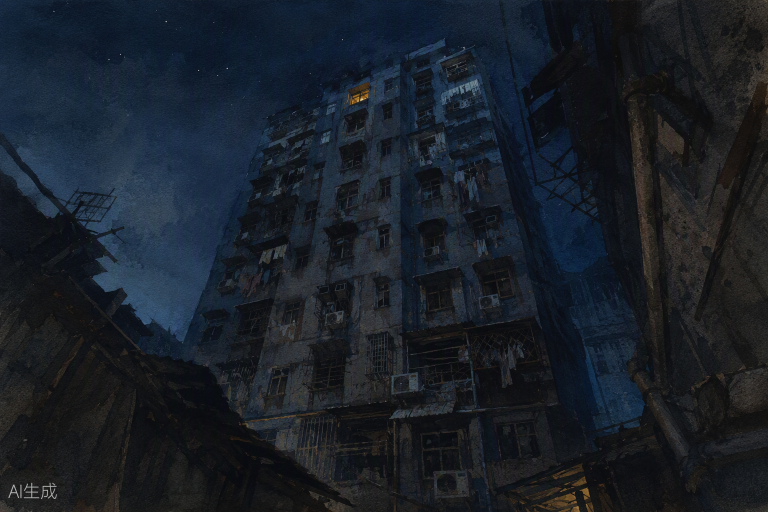
#> input picture story/a1-below.png, 1536 x 1024 px, given in place of a3.png, which was not available (shown at 1/2 size)
$ python convert.py
#> lines starting #> are read from the running program, lines starting #| are printed output that depends on the picture; pictures that were not available may be replaced by others from this repository, and a replacement may not be noted
# 《糖纸》插画后处理：裁水印 → 转 webp 覆盖到 public/
from pathlib import Path
from PIL import Image, ImageEnhance

SRC = Path(r"C:\Users\19591\Desktop\种自称游戏\zzc游戏\reframe-proto\art-src")
STORY = Path(r"C:\Users\19591\Desktop\种自称游戏\zzc游戏\reframe-proto\public\story")
ACT4 = Path(r"C:\Users\19591\Desktop\种自称游戏\zzc游戏\reframe-proto\public\act4")

def load(name):
#> called with name = 'a3'
    im = Image.open(SRC / f"{name}.png").convert("RGB")
#> im is the input picture: PIL image 1536x1024 RGB; mean R, G, B 25.1, 31.4, 39.7
    w, h = im.size
#> w = 1536; h = 1024
    return im.crop((0, 0, w, int(h * 0.932))).resize((1024, 1024), Image.LANCZOS)
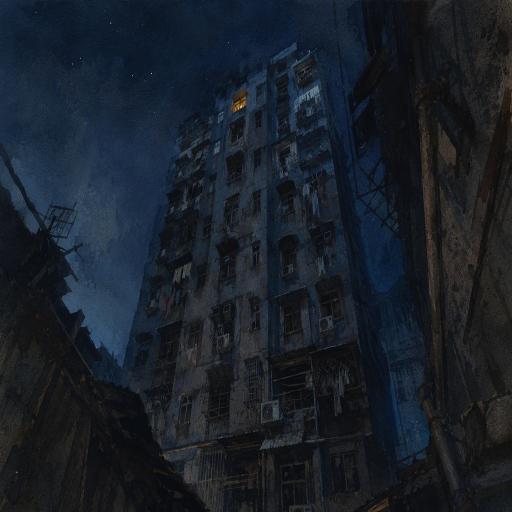
#> returned value: PIL image 1024x1024 RGB (shown at 1/2 size); mean R, G, B 24.9, 31.6, 40.6

done = []
for p in sorted(SRC.glob("*.png")):
    name = p.stem
    if name == "manifest":
        continue
    im = load(name)
    dst = ACT4 / f"{name}.webp" if name in ("workshop", "room") else STORY / f"{name}.webp"
    im.save(dst, "WEBP", quality=86)
    done.append(dst.name)

# a3-1978：同构图的亮版（时间层）
base = load("a3")
bright = ImageEnhance.Brightness(base).enhance(1.28)
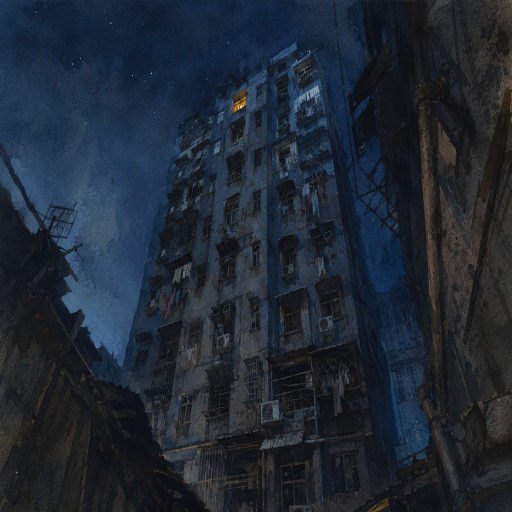
#> bright: PIL image 1024x1024 RGB (shown at 1/2 size); mean R, G, B 31.4, 40, 51.5
bright = ImageEnhance.Color(bright).enhance(1.25)
bright.save(STORY / "a3-1978.webp", "WEBP", quality=86)
done.append("a3-1978.webp")

print("转换完成:", len(done), "张")
print(", ".join(done))

$ run again, on story/a1.png
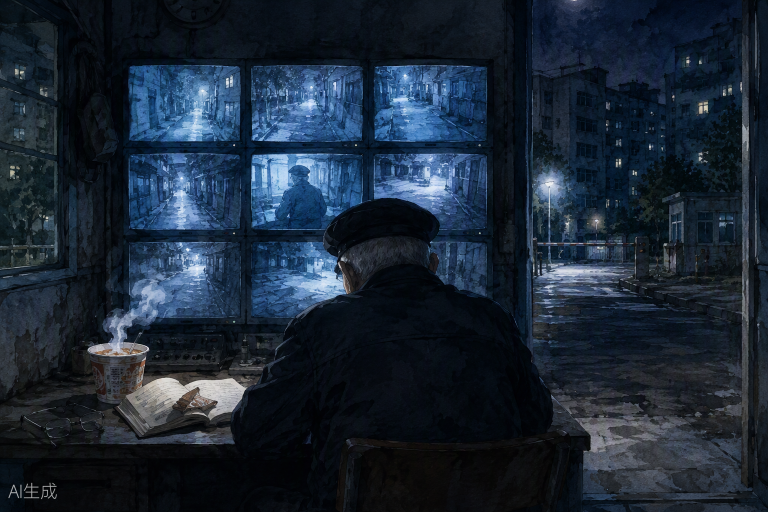
#> input picture story/a1.png, 1536 x 1024 px, given in place of a3.png, which was not available (shown at 1/2 size)
#> in load, im is the input picture: PIL image 1536x1024 RGB; mean R, G, B 27.1, 39.3, 53.6
#> in load, `return im.crop((0, 0, w, int(h * 0.932))).resize((1024, 1024), Image.L..`:
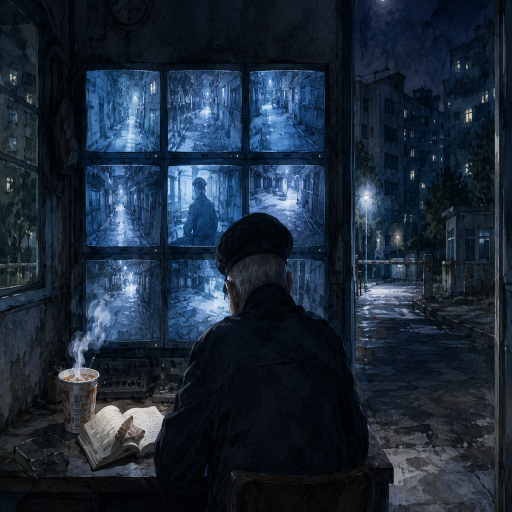
#> returned value: PIL image 1024x1024 RGB (shown at 1/2 size); mean R, G, B 28, 40.8, 55.9
#> `bright = ImageEnhance.Brightness(base).enhance(1.28)`:
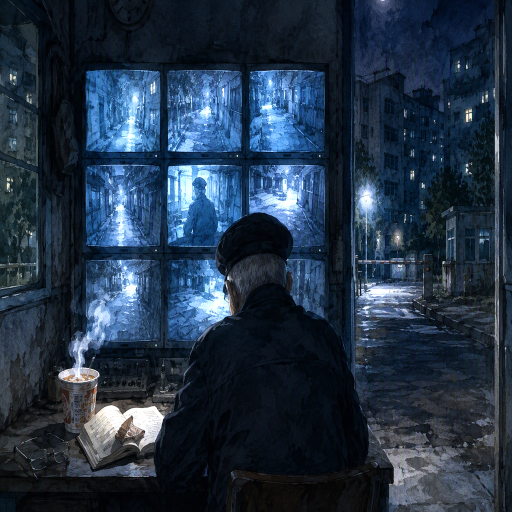
#> bright: PIL image 1024x1024 RGB (shown at 1/2 size); mean R, G, B 35.3, 51.6, 70.5

$ run again, on story/a1.webp
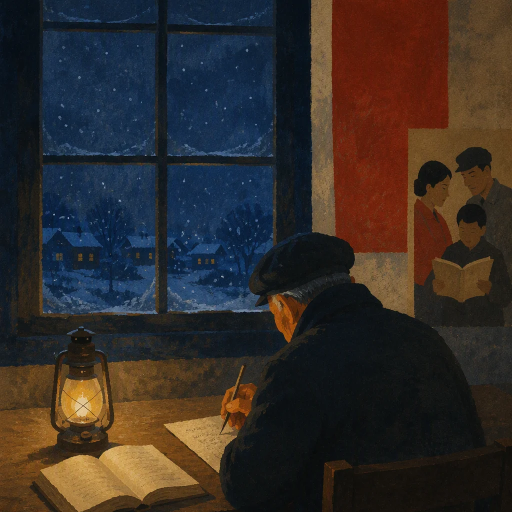
#> input picture story/a1.webp, 1024 x 1024 px, given in place of a3.png, which was not available (shown at 1/2 size)
#> in load, im is the input picture: PIL image 1024x1024 RGB; mean R, G, B 51.8, 44.3, 40.6
#> in load, `return im.crop((0, 0, w, int(h * 0.932))).resize((1024, 1024), Image.L..`:
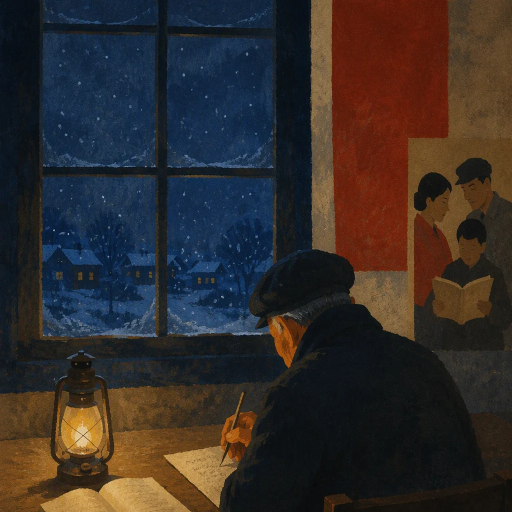
#> returned value: PIL image 1024x1024 RGB (shown at 1/2 size); mean R, G, B 51.3, 44.3, 41.7
#> `bright = ImageEnhance.Color(bright).enhance(1.25)`:
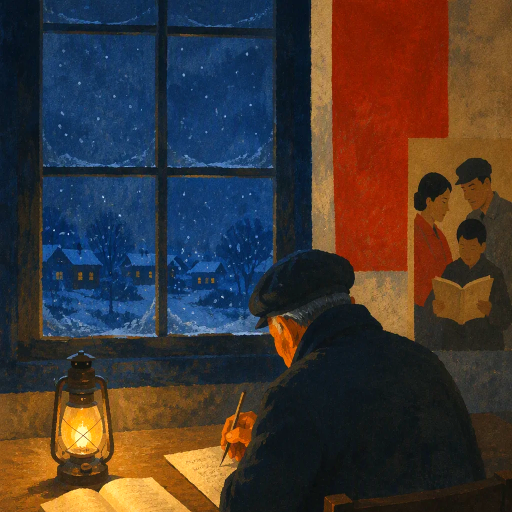
#> bright: PIL image 1024x1024 RGB (shown at 1/2 size); mean R, G, B 66.2, 55.4, 51.3

$ run again, on story/a2-restaurant.png
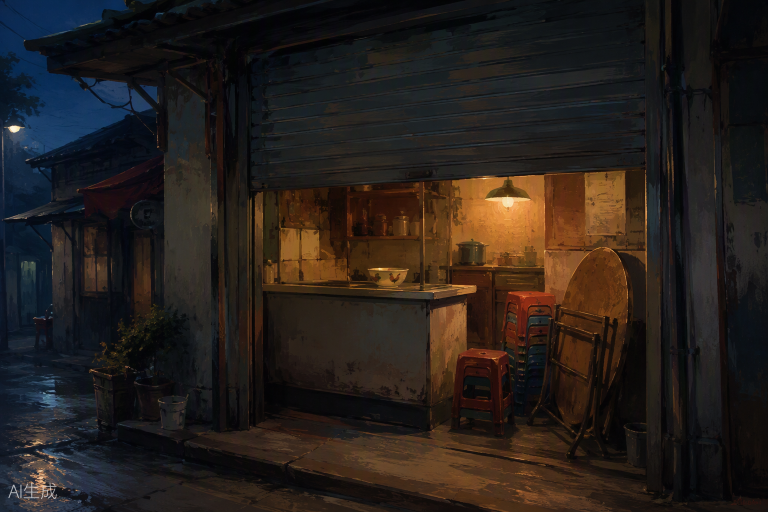
#> input picture story/a2-restaurant.png, 1536 x 1024 px, given in place of a3.png, which was not available (shown at 1/2 size)
#> in load, im is the input picture: PIL image 1536x1024 RGB; mean R, G, B 38, 31.2, 27.4
#> in load, `return im.crop((0, 0, w, int(h * 0.932))).resize((1024, 1024), Image.L..`:
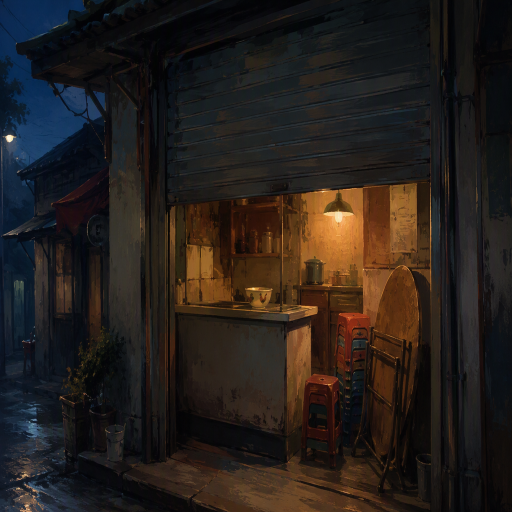
#> returned value: PIL image 1024x1024 RGB (shown at 1/2 size); mean R, G, B 37.5, 31, 27.4
#> `bright = ImageEnhance.Color(bright).enhance(1.25)`:
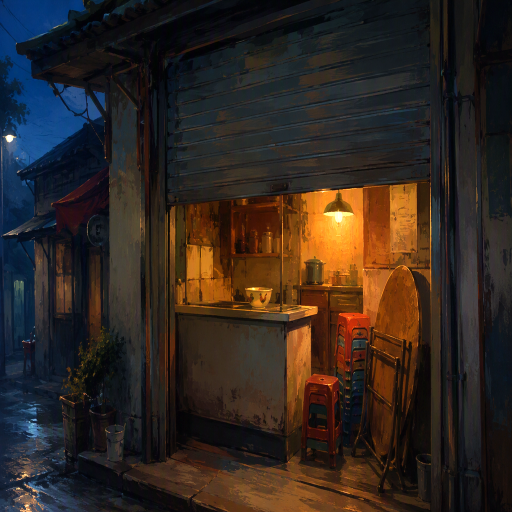
#> bright: PIL image 1024x1024 RGB (shown at 1/2 size); mean R, G, B 48.5, 38.4, 32.5
